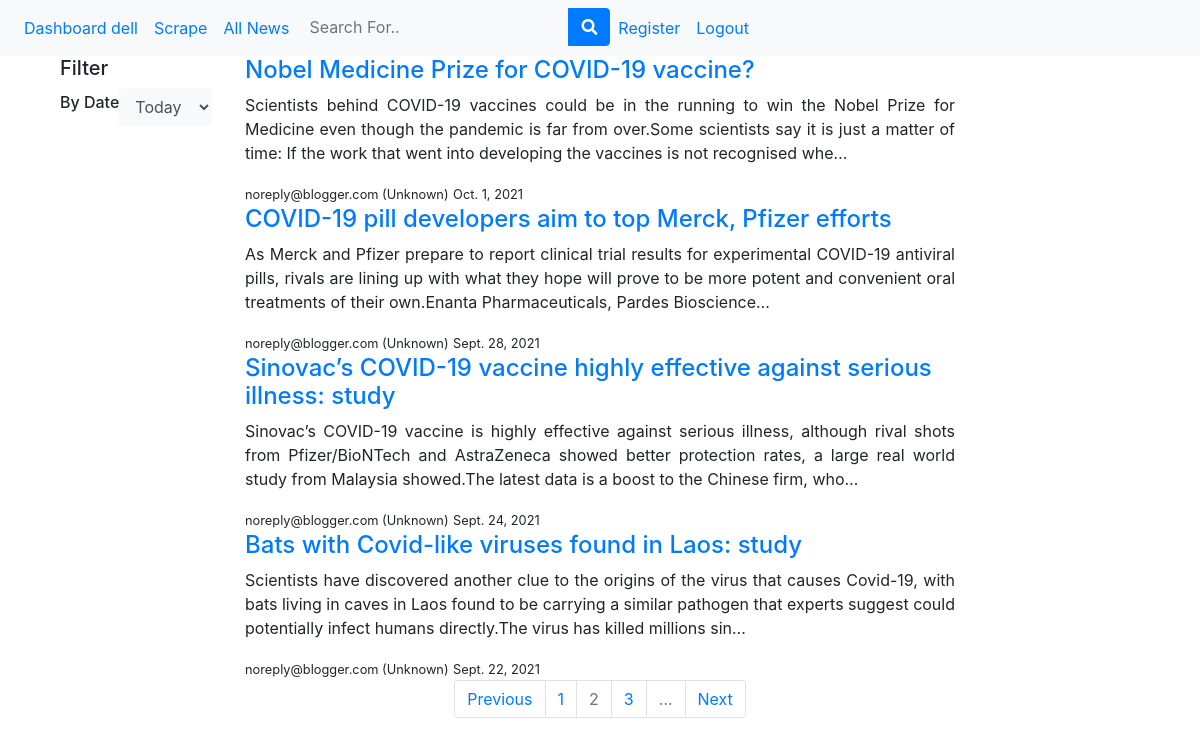
The page /news/allNews?page=2 (signed in) on the database its author committed.
### news/models.py (models this page shows, shortened)
class News(models.Model):
    date_created = models.DateField(auto_now=True)
    date_published = models.DateField()
    author = models.CharField(max_length=255)
    source = models.CharField(max_length=255)
    title = models.CharField(max_length=255, unique=True)
    url = models.CharField(max_length=255)
    slug = models.SlugField(unique=True, default=uuid4)
    excerpt = models.TextField()
    content = models.TextField(blank=True, null=True)

### news/views.py (the view)
# urls.py: path('allNews',views.all_news, name ='all-news'),
@login_required(login_url='/login')
def all_news (request):
    news = News.objects.all()
    page = request.GET.get('page', 1)
    paginator = Paginator(news, 4)
    try:
        news = paginator.page(page)
    except PageNotAnInteger:
        news = paginator.page(1)
    except EmptyPage:
        news = paginator.page(paginator.num_pages)
    context = {
        "news":news
    }
    return render(request,'news/all_news.html',context)

### news/templates/news/all_news.html (shortened to what this page needs)
{% extends "news/base.html" %}
{% load static %}
{% block content%}
<div class="container">
    <div class="row">
        <div class="col-md-2">
            <h5>Filter</h5>
            <form class="form-inline my-2 my-lg-0" method="GET" action="{% url 'filter-by-date' %}">
                <h6>By Date</h6>
                <div class="input-group">
                    <select class="form-control bg-light border-0 small" name='filterByDate' onchange="this.form.submit()">
                        <option value='today'>Today</option>
                    </select>
                </div>
            </form>
        </div>
        <div class="col-md-8">
        {% for news in news%}
            <div class="masonry-box" style="width: 100% !important">
                <div class="blog-box" id="{{news.slug}}" data-heading="{{news.title}}"
                 data-published="{{news.date_published}}" data-news="{{news.content}}"
                data-author="{{news.author}}"
                data-toggle="modal" data-target="">
                <div class="blog-meta">
                    <h4><a href="/news/{{news.slug}}" title="">{{news.title}}</a></h4>
                    <p class="text-justify">{{news.excerpt}}</p>
                    <small>{{news.author}}</small>
                    <small>{{news.date_published}}</small>
                </div>
            </div>
        {% endfor %}
        </div>
    </div>
</div>
<nav>
    <ul class="pagination justify-content-center">
        <li class="page-item {% if not news.has_previous %} disabled {% endif %}">
            <a class="page-link" href="{% if news.has_previous %} ?page={{ news.previous_page_number }}{% endif %} ">Previous</a>
        </li>
        {% for i in news.paginator.page_range %}
            {% if news.number == i %}
                <li class="active page-item disabled"><a class="page-link" href="#">{{ i }}</a></li>
            {% elif i > news.number|add:'-2' and i < news.number|add:'2' %}
                <li class="page-item"><a class="page-link" href="?page={{ i }}">{{ i }}</a></li>
            {% endif %}
        {% endfor %}
        {% if news.paginator.num_pages > news.number|add:'1' %}
            <li class="page-item disabled"><a class="page-link" href="#">&hellip;</a></li>
        {% endif %}
        <li class="page-item {% if not news.has_next %} disabled {% endif %}">
            <a class="page-link" href="{% if news.has_next %} ?page={{ news.next_page_number }} {% endif %}">Next</a>
        </li>
    </ul>
  </nav>
{% endblock %}

### news/templates/news/base.html (shortened to what this page needs)
{% load static %}
<html lang="en">
<head>
    <link rel="stylesheet" href="https://stackpath.bootstrapcdn.com/bootstrap/4.1.3/css/bootstrap.min.css">
    <link rel="stylesheet" href="https://use.fontawesome.com/releases/v5.7.2/css/all.css"
 />
</head>
<body>
  <nav class="navbar navbar-expand-sm bg-light">
    <ul class="navbar-nav">
        {% if user.is_authenticated %}
        <li class="nav-item">
          <a class="nav-link" href="{% url 'dashboard' %}">Dashboard {{user}}</a>
        </li>
        {% if perms.news.add_news %}
        <li class="nav-item">
            <a class="nav-link" href="{% url 'news-form' %}">Scrape</a>
        </li>
        {% endif %}
        <li class="nav-item">
            <a class="nav-link" href="{% url 'all-news' %}">All News</a>
        </li>
        <li class="nav-item">
            <form class="form-inline my-2 my-lg-0" method="GET" action="{% url 'nsearch' %}">
                <div class="input-group">
                    <input class="form-control bg-light border-0 small" type="search" name="search" placeholder="Search For.." aria-label="Search"/>
                    <div class="input-group-append">
                        <button class="btn btn-primary" type="submit">
                        <i class="fas fa-search"></i>
                        </button>
                    </div>
                </div>
            </form>
        </li>
        <li class="nav-item">
            <a class="nav-link" href="/register">Register</a>
        </li>
        <li class="nav-item">
            <a class="nav-link" href="{% url 'logout' %}">Logout</a>
        </li>
        {% endif %}
    </ul>
</nav>
  <div class="container">
    {% block content %}{% endblock %}
  </div>
</body>
</html>

### rows shown on the page
News: title "Nobel Medicine Prize for COVID-19 vaccine?", excerpt "Scientists behind COVID-19 vaccines could be in the running to win the Nobel Prize for Medicine even though the pandemic is far from over.Some scientists say it is just a matter of time: If the work that went into developing the vaccines is not recognised whe…", author "noreply@blogger.com (Unknown)", date_published "Oct. 1, 2021"
News: title "COVID-19 pill developers aim to top Merck, Pfizer efforts", excerpt "As Merck and Pfizer prepare to report clinical trial results for experimental COVID-19 antiviral pills, rivals are lining up with what they hope will prove to be more potent and convenient oral treatments of their own.Enanta Pharmaceuticals, Pardes Bioscience…", author "noreply@blogger.com (Unknown)", date_published "Sept. 28, 2021"
News: title "Sinovac’s COVID-19 vaccine highly effective against serious illness: study", excerpt "Sinovac’s COVID-19 vaccine is highly effective against serious illness, although rival shots from Pfizer/BioNTech and AstraZeneca showed better protection rates, a large real world study from Malaysia showed.The latest data is a boost to the Chinese firm, who…", author "noreply@blogger.com (Unknown)", date_published "Sept. 24, 2021"
News: title "Bats with Covid-like viruses found in Laos: study", excerpt "Scientists have discovered another clue to the origins of the virus that causes Covid-19, with bats living in caves in Laos found to be carrying a similar pathogen that experts suggest could potentially infect humans directly.The virus has killed millions sin…", author "noreply@blogger.com (Unknown)", date_published "Sept. 22, 2021"

### other values the page prints
{{ user }} "dell"
{{ i }} "1" "3"
{{ i }} "2"
